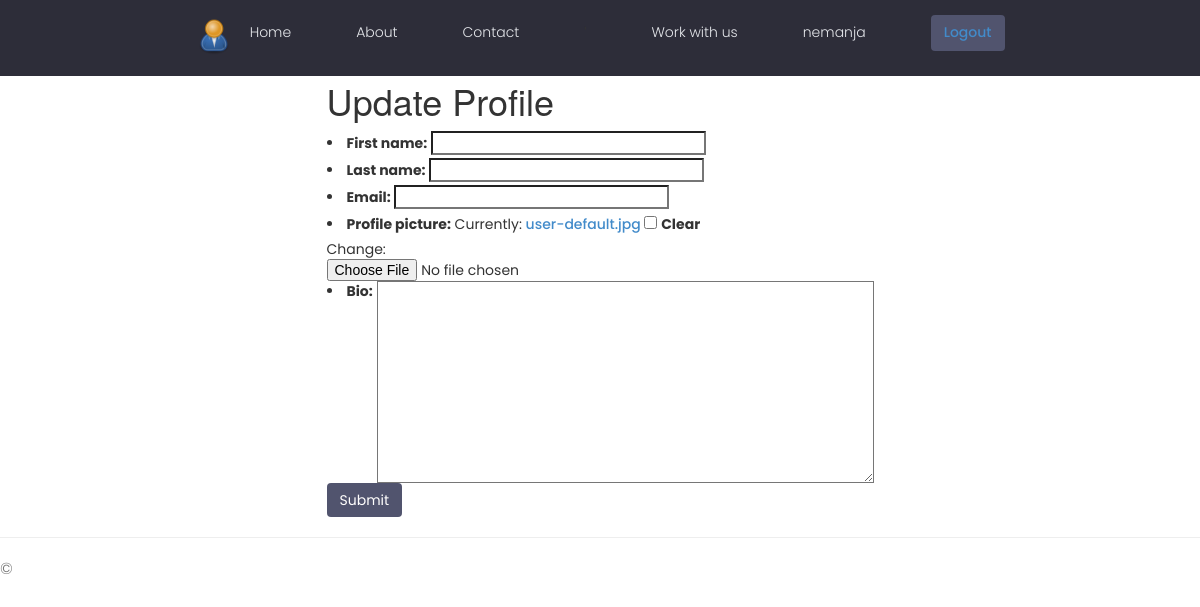
/profile/update/ (signed in), run on an earlier commit of the app's database.
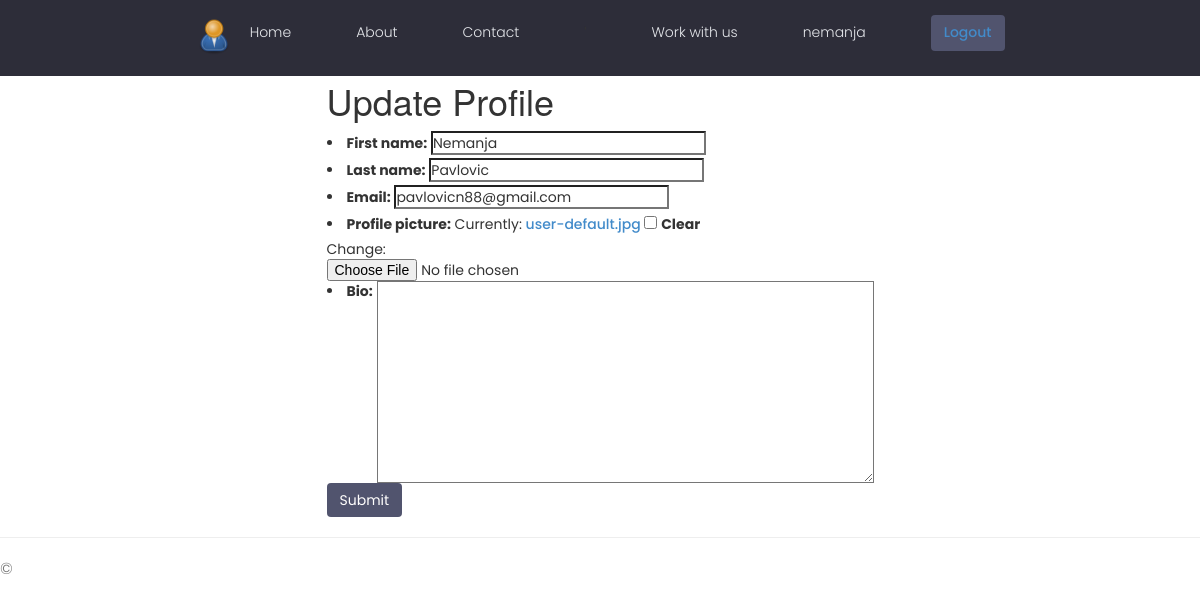
And on a later commit of the database.
### ProfilePages/models.py (models this page shows, shortened)
class Profile(models.Model):
     user = models.OneToOneField(User,on_delete=models.CASCADE,null=True)
     first_name = models.CharField(max_length=100)
     last_name = models.CharField(max_length=100)
     email = models.EmailField()
     profile_picture= models.ImageField(null=True,blank= True,default="user-default.jpg")
     bio = models.TextField(max_length=1000,blank=True)
     created = models.DateTimeField(auto_now_add=True,blank=True,null=True)
     id = models.UUIDField(default=uuid.uuid4,unique=True,primary_key=True,editable=False)

### ProfilePages/views.py (the view)
# urls.py: path('profile/update/',views.profile_update, name='profile-update'),
def profile_update(request):
    profile=Profile.objects.get(user=request.user)
    form=CreateProfileForm(instance=profile)
    if request.method=='POST':
        form=CreateProfileForm(request.POST,instance=profile)
        if form.is_valid():
           form.save()
        return redirect('profile')
    context={'form': form}
    return render(request,'ProfilePages/profile-update.html',context)

### ProfilePages/forms.py
class CreateProfileForm(ModelForm):
    class Meta:
        model=Profile
        fields='__all__'
        exclude = ('user',)

### ProfilePages/templates/ProfilePages/profile-update.html (shortened to what this page needs)
{% extends "MainPages/layout.html" %}
{% block content %}
<div class="home-container">
<div>
</div>
<div class="grid-item">
   <h1> Update Profile</h1>
   <form method="POST" action="">
      {{ form.as_ul }}
      <input class="btn btn--sub btn--lg" type="submit" value ="Submit"/>
   </form>
</div>
<div>
</div>
</div>
{% endblock %}

What changed in the data, as far as the page shows it:
changed Profile: first_name (not shown) → "Nemanja"; last_name (not shown) → "Pavlovic"; email (not shown) → "pavlovicn88@gmail.com"
